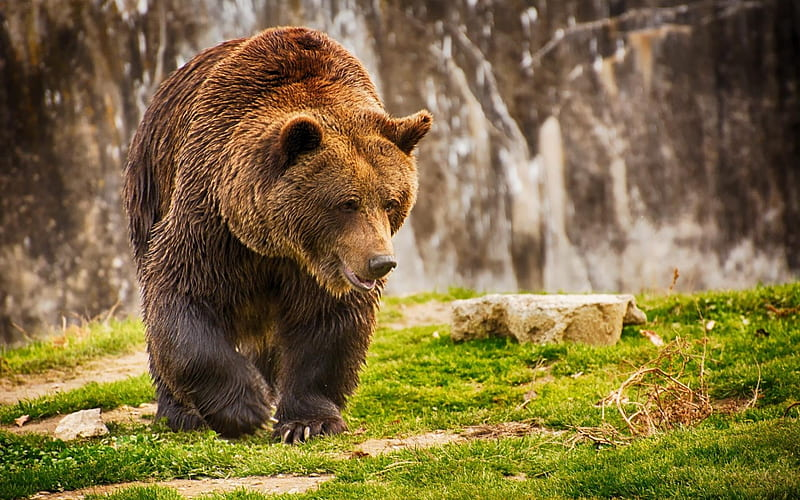
#> input picture data/bear.jpg, 800 x 500 px
$ python global_threshold.py
#> lines starting #> are read from the running program, lines starting #| are printed output that depends on the picture; after the words box and inside, x2 and y2 are one past the last pixel; in counts of white or black regions, pixels touching at a corner belong together
import os
import cv2 as cv

img = cv.imread(os.path.join('..', 'data', 'bear.jpg'))
#> img is the input picture: shape (500, 800, 3); mean B, G, R 64.6, 108.3, 126.6

img_gray = cv.cvtColor(img, cv.COLOR_BGR2GRAY)
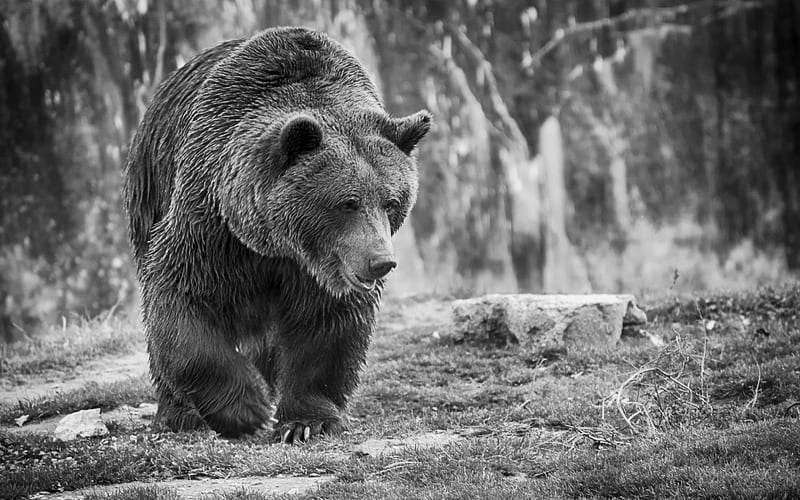
#> img_gray: shape (500, 800); min 0, max 253, mean 108.8

ret, thresh = cv.threshold(img_gray, 80, 255, cv.THRESH_BINARY_INV)
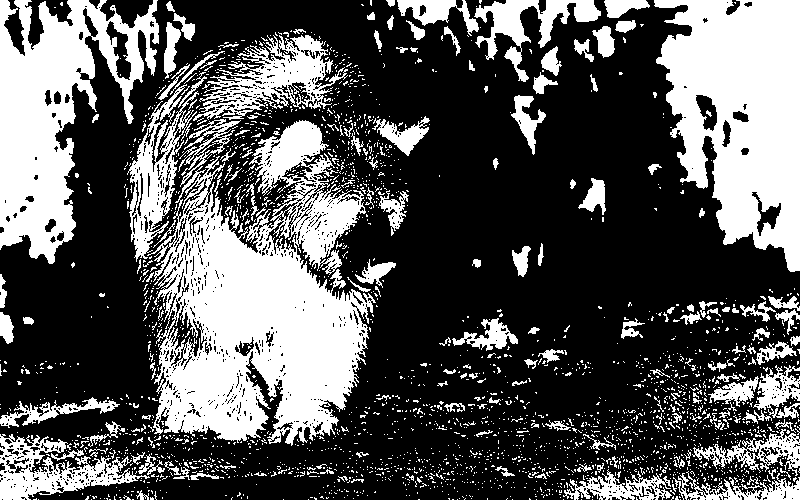
#> thresh: shape (500, 800); 34.4% white; 2506 white regions (2332 under 20 px), largest, box (x1, y1, x2, y2) and area: (147, 120, 376, 446) 40806, (654, 0, 800, 272) 26629, (0, 0, 159, 264) 20223

#thresh = cv.blur(thresh, (10,10))

#ret, thresh = cv.threshold(thresh, 80, 255, cv.THRESH_BINARY)


cv.imshow('img', img)
#cv.imshow('img_gray', img_gray)
cv.imshow('img_threshold', thresh)

cv.waitKey(0)
cv.destroyAllWindows()


cv.imwrite(os.path.join('..', 'data', 'bearout.jpg'), thresh)

$ run again, with data/bird.jpg copied over data/bear.jpg
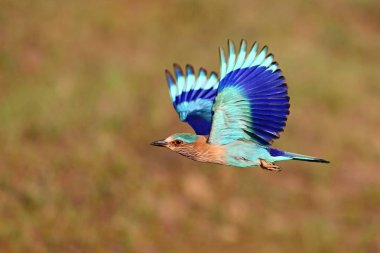
#> input picture data/bird.jpg, 380 x 253 px
#> img is the input picture: shape (253, 380, 3); mean B, G, R 77, 118.9, 148.2
#> `img_gray = cv.cvtColor(img, cv.COLOR_BGR2GRAY)`:
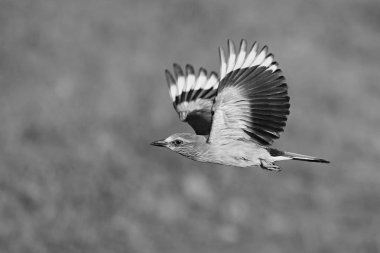
#> img_gray: shape (253, 380); min 5, max 242, mean 122.9
#> `ret, thresh = cv.threshold(img_gray, 80, 255, cv.THRESH_BINARY_INV)`:
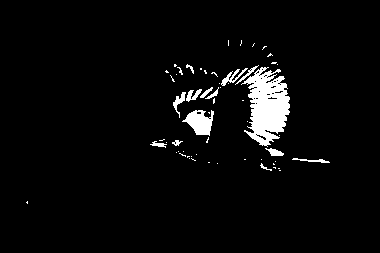
#> thresh: shape (253, 380); 4% white; 59 white regions (45 under 20 px), largest, box (x1, y1, x2, y2) and area: (241, 67, 290, 147) 2325, (182, 110, 214, 136) 492, (221, 68, 248, 86) 143
